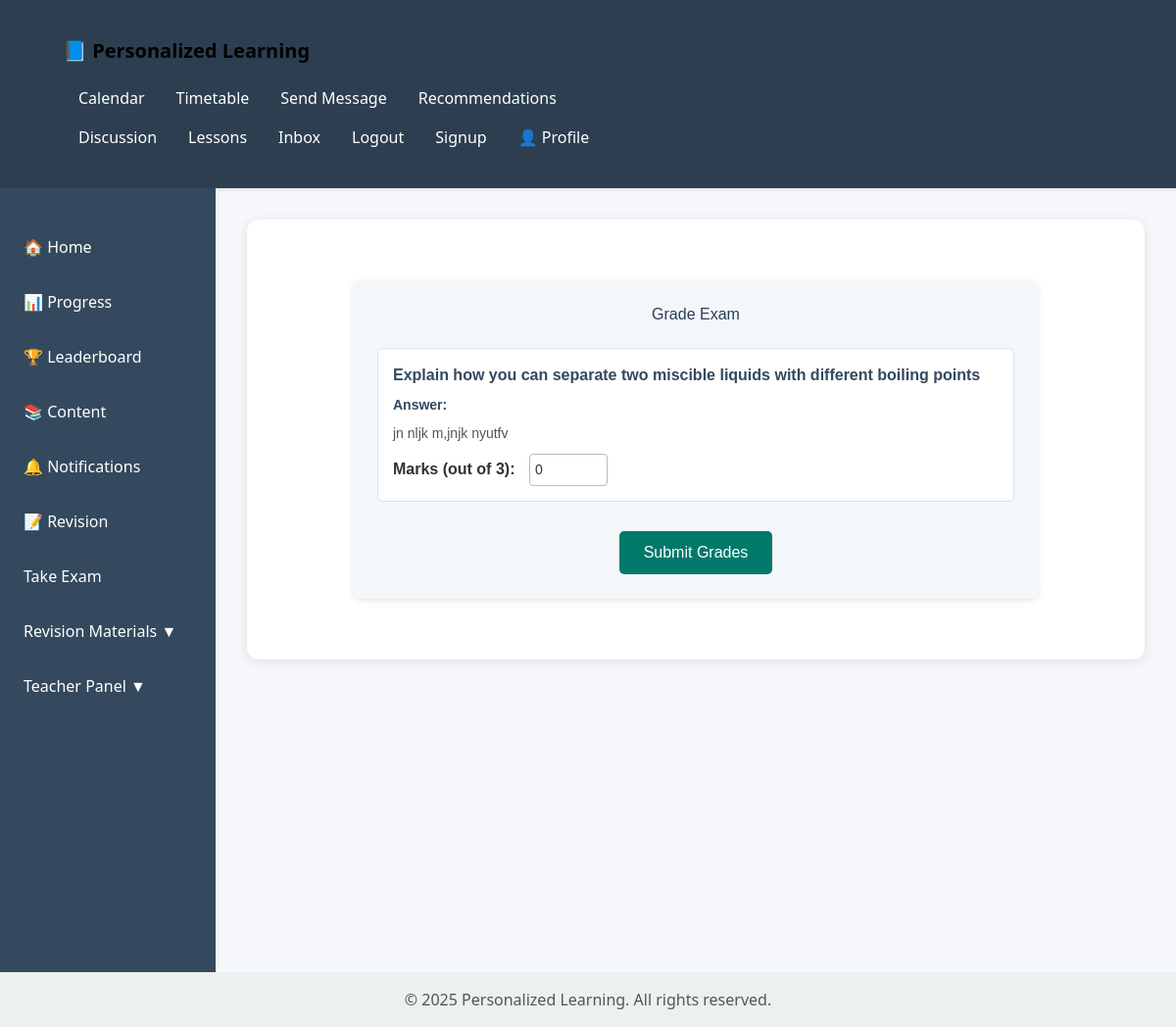
The app's page /examination/exams/27/grade/ (signed in) with its own data.
### Examination/models.py (models this page shows, shortened)
class StudentAnswer(models.Model):
    student_exam = models.ForeignKey(StudentExam, on_delete=models.CASCADE, related_name='answers')
    question = models.ForeignKey(Question, on_delete=models.CASCADE)
    answer_text = models.TextField()
    marks_awarded = models.PositiveIntegerField(null=True, blank=True)
    checked_by = models.ForeignKey(Profile, on_delete=models.SET_NULL, null=True, blank=True)
    checked_at = models.DateTimeField(null=True, blank=True)

class Question(models.Model):
    exam = models.ForeignKey(Exam, on_delete=models.CASCADE, related_name='questions')
    text = models.TextField()
    max_marks = models.PositiveIntegerField(default=1)

### Examination/views.py (the view, shortened to what this page needs)
# urls.py: path('exams/<int:student_exam_id>/grade/', views.grade_exam, name='grade_exam'),
@login_required
def grade_exam(request, student_exam_id):
    student_exam = get_object_or_404(StudentExam, id=student_exam_id)
    profile = request.user.users_profile  # or request.user.profile depending on your related_name
    if profile.role != 'teacher':
        return HttpResponse("You are not authorized to grade exams.", status=403)
    return render(request, 'Examination/grade_exam.html', {
        'student_exam': student_exam,
    })

### Examination/templates/Examination/grade_exam.html (shortened to what this page needs)
{% extends "content/base.html" %}
{% block content %}
<div class="grade-exam-container">
  <h2>Grade Exam</h2>
  <form method="post">
    {% for answer in student_exam.answers.all %}
      <div class="question-block">
        <strong>{{ answer.question.text }}</strong>
        <p><strong>Answer:</strong> {{ answer.answer_text }}</p>
        <label>Marks (out of {{ answer.question.max_marks }}):</label>
        <input type="number" name="marks_{{ answer.id }}" min="0" max="{{ answer.question.max_marks }}" value="{{ answer.marks_awarded|default_if_none:0 }}">
      </div>
    {% endfor %}
    <button type="submit" class="submit-btn">Submit Grades</button>
  </form>
</div>
{% endblock %}

### content/templates/content/base.html (style rules this page uses)
body { margin: 0; font-family: 'Segoe UI', Tahoma, Geneva, Verdana, sans-serif; background-color: #f5f7fa; color: #333; display: flex; flex-direction: column; min-height: 100vh; }

### Examination/templates/Examination/grade_exam.html (style rules this page uses)
.grade-exam-container { max-width: 700px; margin: 30px auto; padding: 25px; background-color: #f4f7fa; border-radius: 8px; box-shadow: 0 2px 6px rgba(0, 0, 0, 0.1); font-family: Arial, sans-serif; }
.grade-exam-container h2 { text-align: center; margin-bottom: 25px; color: #2c3e50; }
.question-block { margin-bottom: 20px; padding: 15px; background: #ffffff; border: 1px solid #dce3e8; border-radius: 6px; }
.question-block strong { display: block; margin-bottom: 8px; color: #34495e; }
.question-block p { margin: 0 0 10px 0; font-size: 14px; color: #555; }
.question-block label { font-weight: bold; margin-right: 10px; color: #2d3436; }
.question-block input[type="number"] { width: 80px; padding: 5px; font-size: 14px; border: 1px solid #b2bec3; border-radius: 4px; }
.submit-btn { display: block; margin: 30px auto 0; padding: 10px 25px; background-color: #00796b; color: #fff; border: none; border-radius: 5px; font-size: 16px; cursor: pointer; }

### records on screen
StudentAnswer: question.text "Explain how you can separate two miscible liquids with different boiling points", answer_text "jn nljk m,jnjk nyutfv", question.max_marks "3", marks_awarded "0"
